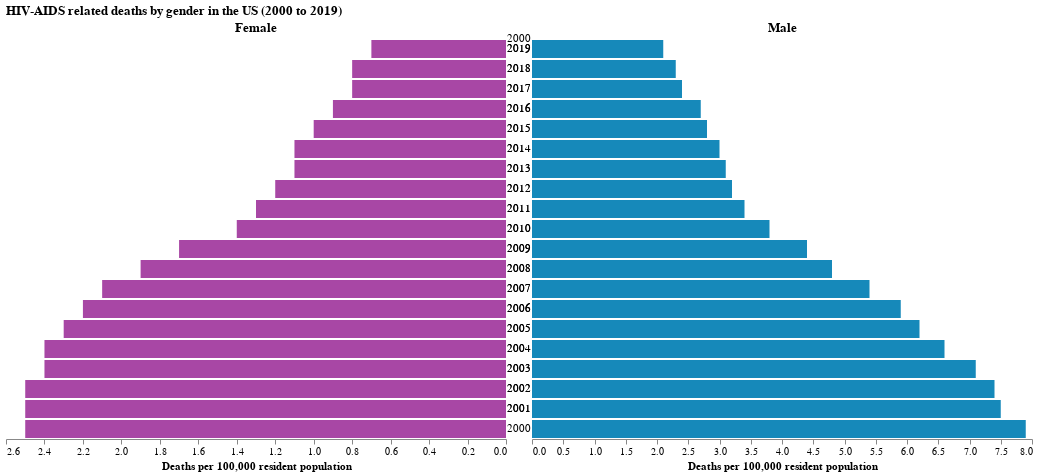

Vega-Lite specification stored for this chart:
### Vega-Lite specification from a JSON file in a GitHub repository (floating-point values rounded to 4 significant figures)
{"$schema": "https://vega.github.io/schema/vega-lite/v5.json", "data": {"values": [{"Year": "2000", "gender": 1, "Deaths": 7.9}, {"Year": 2000, "gender": 2, "Deaths": 2.5}, {"Year": 2001, "gender": 1, "Deaths": 7.5}, {"Year": 2001, "gender": 2, "Deaths": 2.5}, {"Year": 2002, "gender": 1, "Deaths": 7.4}, {"Year": 2002, "gender": 2, "Deaths": 2.5}, {"Year": 2003, "gender": 1, "Deaths": 7.1}, {"Year": 2003, "gender": 2, "Deaths": 2.4}, {"Year": 2004, "gender": 1, "Deaths": 6.6}, {"Year": 2004, "gender": 2, "Deaths": 2.4}, {"Year": 2005, "gender": 1, "Deaths": 6.2}, {"Year": 2005, "gender": 2, "Deaths": 2.3}, {"Year": 2006, "gender": 1, "Deaths": 5.9}, {"Year": 2006, "gender": 2, "Deaths": 2.2}, {"Year": 2007, "gender": 1, "Deaths": 5.4}, {"Year": 2007, "gender": 2, "Deaths": 2.1}, {"Year": 2008, "gender": 1, "Deaths": 4.8}, {"Year": 2008, "gender": 2, "Deaths": 1.9}, {"Year": 2009, "gender": 1, "Deaths": 4.4}, {"Year": 2009, "gender": 2, "Deaths": 1.7}, {"Year": 2010, "gender": 1, "Deaths": 3.8}, {"Year": 2010, "gender": 2, "Deaths": 1.4}, {"Year": 2011, "gender": 1, "Deaths": 3.4}, {"Year": 2011, "gender": 2, "Deaths": 1.3}, {"Year": 2012, "gender": 1, "Deaths": 3.2}, {"Year": 2012, "gender": 2, "Deaths": 1.2}, {"Year": 2013, "gender": 1, "Deaths": 3.1}, {"Year": 2013, "gender": 2, "Deaths": 1.1}, {"Year": 2014, "gender": 1, "Deaths": 3}, {"Year": 2014, "gender": 2, "Deaths": 1.1}, {"Year": 2015, "gender": 1, "Deaths": 2.8}, {"Year": 2015, "gender": 2, "Deaths": 1}, {"Year": 2016, "gender": 1, "Deaths": 2.7}, {"Year": 2016, "gender": 2, "Deaths": 0.9}, {"Year": 2017, "gender": 1, "Deaths": 2.4}, {"Year": 2017, "gender": 2, "Deaths": 0.8}, {"Year": 2018, "gender": 1, "Deaths": 2.3}, {"Year": 2018, "gender": 2, "Deaths": 0.8}, {"Year": 2019, "gender": 1, "Deaths": 2.1}, {"Year": 2019, "gender": 2, "Deaths": 0.7}]}, "title": "HIV-AIDS related deaths by gender in the US (2000 to 2019)", "transform": [{"calculate": "datum.gender == 2 ? 'Female' : 'Male'", "as": "gender"}], "spacing": 0, "hconcat": [{"transform": [{"filter": {"field": "gender", "equal": "Female"}}], "title": "Female", "width": 500, "mark": "bar", "encoding": {"y": {"field": "Year", "axis": null, "sort": "descending"}, "x": {"aggregate": "sum", "field": "Deaths", "title": "Deaths per 100,000 resident population", "axis": {"format": "s"}, "sort": "descending"}, "color": {"field": "gender", "scale": {"range": ["#a847a5", "#1689ba"]}, "legend": null}, "tooltip": [{"field": "Year", "type": "nominal", "title": "Year"}, {"field": "gender", "type": "nominal", "title": "Gender"}, {"field": "Deaths", "type": "quantitative", "title": "Deaths per 100,000 resident population"}]}}, {"width": 0, "view": {"stroke": null}, "mark": {"type": "text", "align": "center"}, "encoding": {"y": {"field": "Year", "type": "ordinal", "axis": null, "sort": "descending"}, "text": {"field": "Year", "type": "quantitative"}}}, {"transform": [{"filter": {"field": "gender", "equal": "Male"}}], "title": "Male", "width": 500, "mark": "bar", "encoding": {"y": {"field": "Year", "title": null, "axis": null, "sort": "descending"}, "x": {"aggregate": "sum", "field": "Deaths", "title": "Deaths per 100,000 resident population", "axis": {"format": "s"}}, "color": {"field": "gender", "legend": null}, "tooltip": [{"field": "Year", "type": "nominal", "title": "Year"}, {"field": "gender", "type": "nominal", "title": "Gender"}, {"field": "Deaths", "type": "quantitative", "title": "Deaths per 100,000 resident population"}]}}], "config": {"view": {"stroke": null}, "axis": {"grid": false}}}
